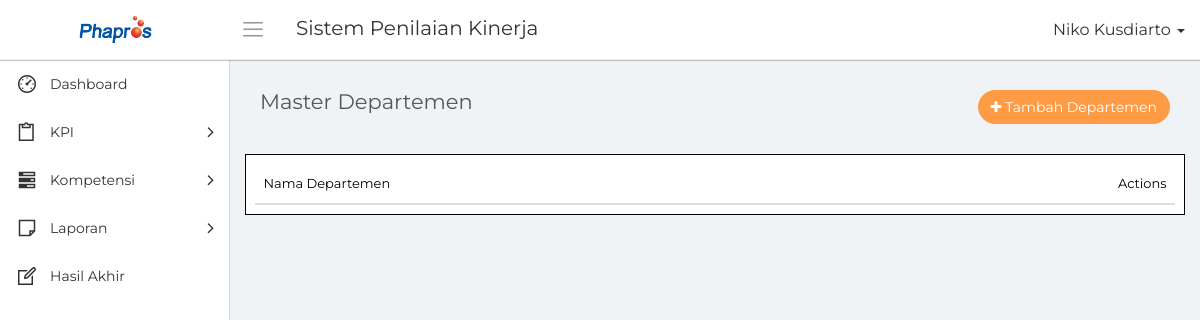
/data_departemen.php (signed in), run on an earlier commit of the app's database.
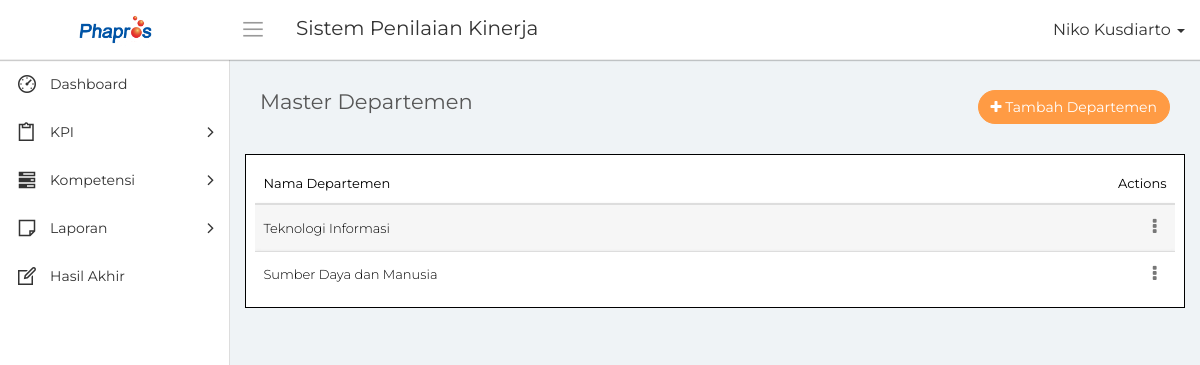
And on a later commit of the database.
### tables this page shows
CREATE TABLE `mst_departemen` (
  `id_departemen` bigint(20) NOT NULL,
  `nama_departemen` varchar(50) NOT NULL,
  `tanggal_input` date NOT NULL
);

### conn/database.php (called while the page is built, shortened)
<?php
	class database{
		function __construct(){
			$this->connection = new mysqli('localhost', 'root', '','phapros_final');
		}
		function tampil_departemen($id_departemen = null)
		{
			$hasil = [];
			if($id_departemen == null)
				$query = $this->connection->query("SELECT * FROM mst_departemen");
			else
				$query = $this->connection->query("SELECT * FROM mst_departemen WHERE id_departemen = '$id_departemen'");
			while($tampil = $query->fetch_array())
				$hasil[] = $tampil;
			return $hasil;
		}
	}
?>

### data_departemen.php (the view, shortened to what this page needs)
<?php
    include "conn/database.php";
    $db = new database();
    $nama = $_SESSION['nama'];
?>
<!DOCTYPE html>
<html>
    <head>
        <link rel="stylesheet" type="text/css" href="assets/css/bootstrap.min.css">
        <link rel="stylesheet" type="text/css" href="assets/css/font-awesome.min.css">
        <link rel="stylesheet" type="text/css" href="assets/css/line-awesome.min.css">
        <link rel="stylesheet" type="text/css" href="assets/css/datatables.min.css"/>
		<link rel="stylesheet" type="text/css" href="assets/css/select2.min.css">
		<link rel="stylesheet" type="text/css" href="assets/css/bootstrap-datetimepicker.min.css">
        <link rel="stylesheet" type="text/css" href="assets/css/style.css">
    </head>
    <body>
        <div class="main-wrapper">
            <div class="header">
				<div class="header-left">
                    <a href="index.php" class="logo">
						<img src="assets/img/logo.png" width="75" height="" alt="">
					</a>
                </div>
				<a id="toggle_btn" href="javascript:void(0);"><i class="la la-bars"></i></a>
                <div class="page-title-box pull-left">
					<h3>Sistem Penilaian Kinerja</h3>
                </div>
				<ul class="nav navbar-nav navbar-right user-menu pull-right">
					<li class="dropdown">
						<a href="" class="dropdown-toggle user-link" data-toggle="dropdown" title="Admin">
							<span>
                                <?php echo $nama; ?>
                            </span>
							<i class="caret"></i>
						</a>
					</li>
				</ul>
            </div>
            <div class="sidebar" id="sidebar">
                <div class="sidebar-inner slimscroll">
					<div id="sidebar-menu" class="sidebar-menu">
						<ul>
							<li>
								<a href="index.php"><i class="la la-dashboard"></i> <span>Dashboard</span></a>
							</li>
                            <li class="submenu">
								<a href="#"><i class="la la-clipboard"></i> <span> KPI</span> <span class="menu-arrow"></span></a>
							</li>
							<li class="submenu">
								<a href="#"><i class="la la-tasks"></i> <span> Kompetensi</span> <span class="menu-arrow"></span></a>
							</li>
                            <li class="submenu">
                                <a href="#"><i class="la la-sticky-note-o"></i> <span> Laporan</span> <span class="menu-arrow"></span></a>
							</li>
                            <li class="">
								<a href="hasil_akhir.php"><i class="la la-edit"></i> <span>Hasil Akhir</span></a>
							</li>
						</ul>
					</div>
                </div>
            </div>
            <div class="page-wrapper">
                <div class="content container-fluid">
					<div class="row">
						<div class="col-xs-8">
							<h4 class="page-title">Master Departemen</h4>
						</div>
						<div class="col-xs-4 text-right m-b-30">
							<a href="#" class="btn btn-primary rounded pull-right" data-toggle="modal" data-target="#add_ticket"><i class="fa fa-plus"></i> Tambah Departemen</a>
						</div>
					</div>
					<div class="row">
						<div class="col-md-12" style="border:1px solid black;color:black; background-color:white; padding:1%;">
							<div class="table-responsive">
								<table class="table table-striped custom-table m-b-0 display" id="tabel">
									<thead>
										<tr>
											<th>Nama Departemen</th>
											<th class="text-right">Actions</th>
										</tr>
									</thead>
									<tbody>
                                    <?php
                                        foreach($db->tampil_departemen() as $data)
                                        {
                                    ?>
                                            <tr>
                                                <td><?php echo $data['nama_departemen']; ?></td>
                                                <td class="text-right">
                                                    <div class="dropdown">
                                                        <a href="#" class="action-icon dropdown-toggle" data-toggle="dropdown" aria-expanded="false"><i class="fa fa-ellipsis-v"></i></a>
                                                    </div>
                                                </td>
                                            </tr>
                                    <?php
                                        }
                                    ?>
									</tbody>
								</table>
							</div>
						</div>
					</div>
                </div>
            </div>
        </div>
    </body>
</html>

What changed in the data, as far as the page shows it:
added mst_departemen: nama_departemen "Teknologi Informasi"
added mst_departemen: nama_departemen "Sumber Daya dan Manusia"
